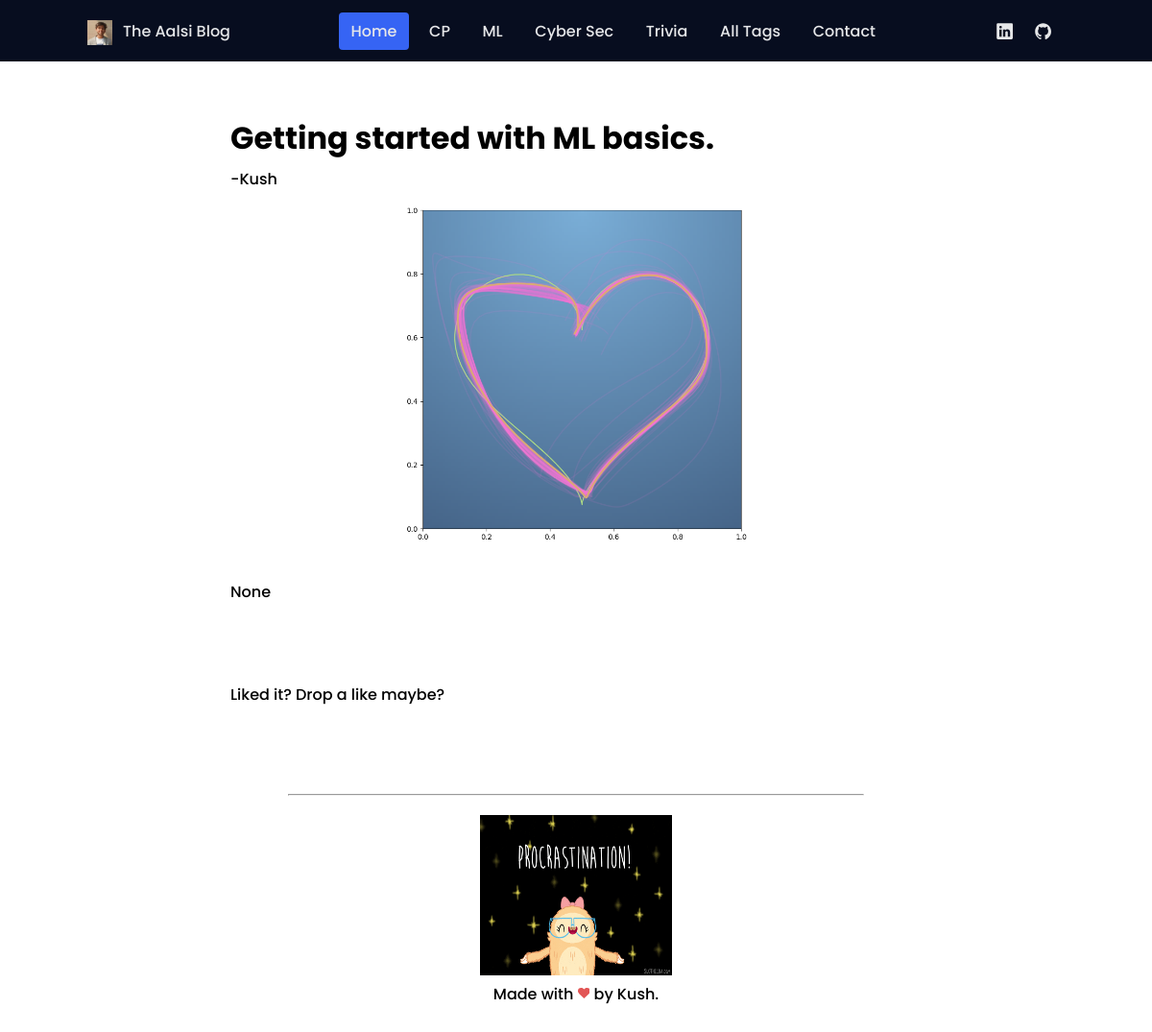
The app's page /article/Getting started with ML basics., older data.
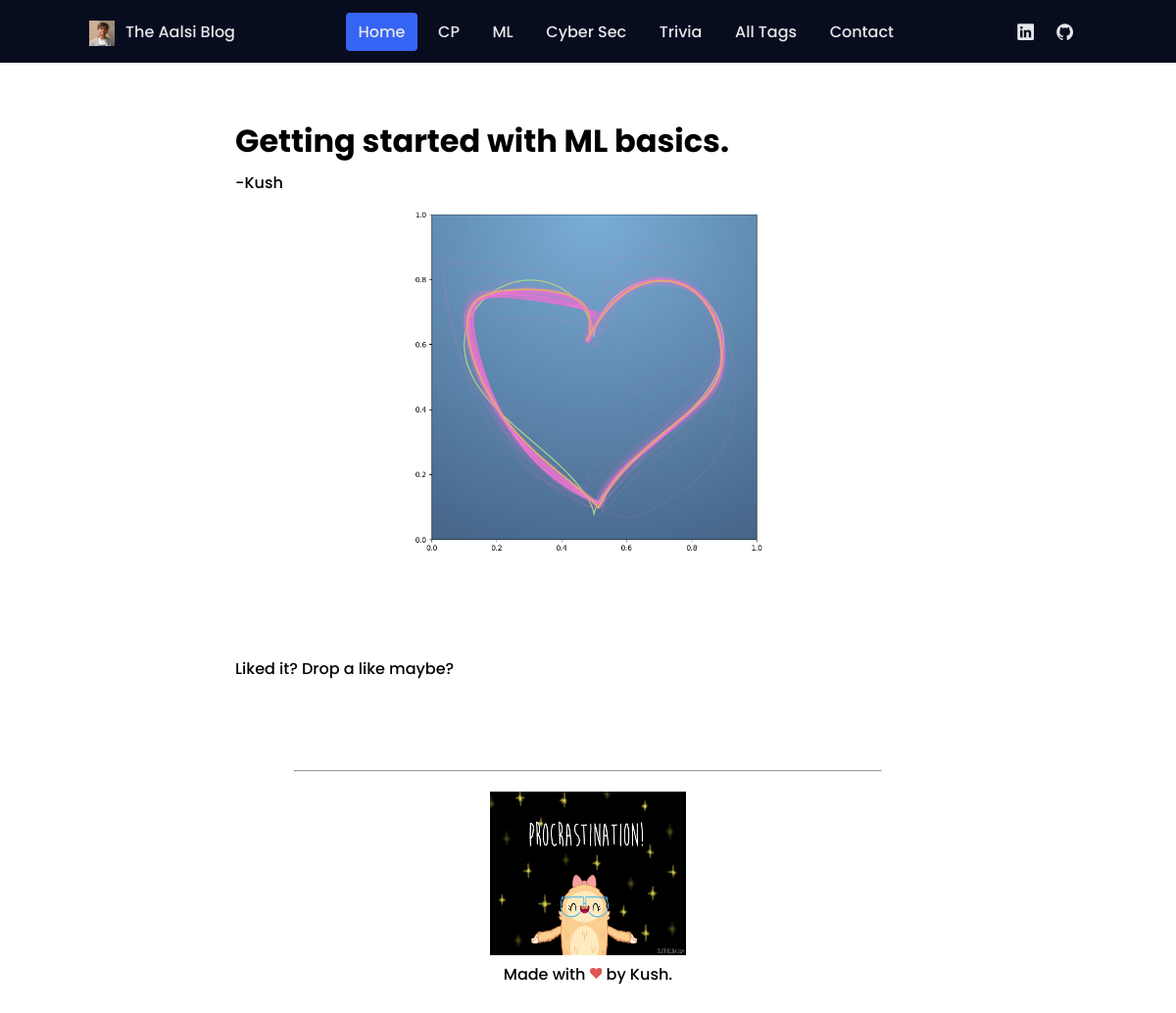
The same page, newer data.
### home/models.py (models this page shows, shortened)
class Articles(models.Model):
    title = models.CharField(max_length=50)
    img = models.ImageField(null = True, blank = True, upload_to = 'static/images/')
    author = models.CharField(max_length=100)
    tags = models.CharField(max_length=500, default="")
    article_body = RichTextField(blank = True, null = True)

### home/views.py (the view)
# urls.py: path('article/<str:title>', views.article, name = "article"),
def article(request, title):
    article = Articles.objects.get(title = title)
    context = {
        'title' : title,
        'article' : article
    }
    return render(request, 'article.html', context)

### templates/article.html (shortened to what this page needs)
{% extends 'base.html' %}
{% block content %}
    <div class="title">
        <h1>{{article.title}}</h1>
    </div>
    <div class="author">
        <p>-{{article.author}}</p>
    </div>
    <img class = "img_art" src={{article.img.url}} alt="">
    <p>{{article.article_body | safe}}</p><br><br>
    <p>Liked it? Drop a like maybe?</p>
{% endblock content %}

Row changes from the older to the newer data that the page shows:
changed Articles "Getting started with ML basics.": article_body "None" → (not shown)
